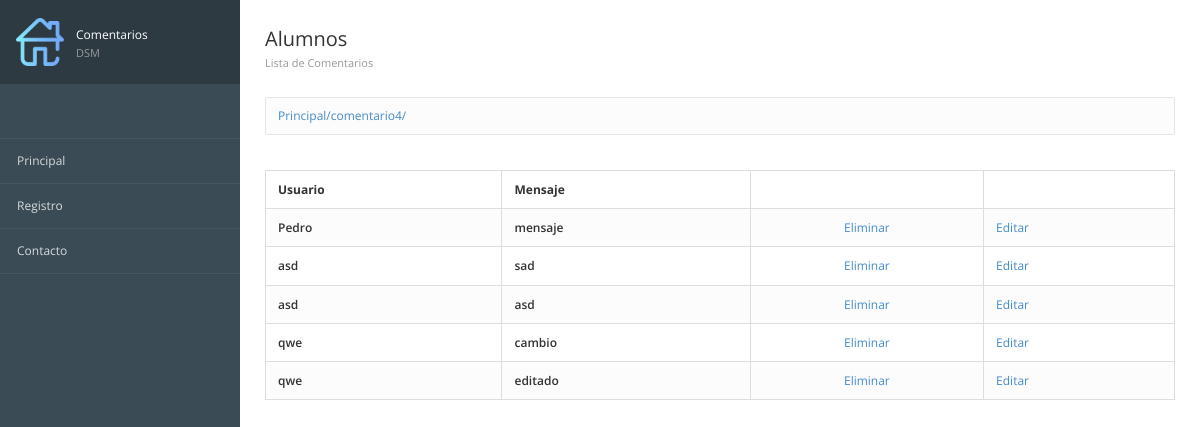
Screenshot of /comentario4/ with the database file from the repository.
### registros/models.py (models this page shows, shortened)
class ComentarioContacto(models.Model):
    id = models.AutoField(primary_key=True,verbose_name="Clave")
    usuario = models.TextField(verbose_name="Usuario")
    mensaje = models.TextField(verbose_name="Comentario")
    created =models.DateTimeField(auto_now_add=True,verbose_name="Registrado")
    class Meta:
        verbose_name = "Comentario Contacto"
        verbose_name_plural = "Comentarios Contactos"
        ordering = ["-created"]

### registros/views.py (the view)
# urls.py: path('comentario4/',views_registros.comentario4,name="comentarioConsultas"),
def comentario4(request):
     comentarios=ComentarioContacto.objects.only("mensaje")
     return render(request,"registros/comentarioConsultas.html",{'comentarios':comentarios})

### inicio/templates/registros/comentarioConsultas.html (shortened to what this page needs)
{% extends "inicio/encabezado.html" %}
{% block imagen %}
	{% load static %}
	{%static 'inicio/images/home.png'%}
{% endblock %}
{% block pag %}Comentarios {% endblock %}
			{% block encabezado %}
			<h3>Alumnos
				<small>Lista de Comentarios </small></h3>
			{% endblock %}
{% block contenido %}
<table class="table table-bordered table-striped">
    <thead>
        <tr>
            <th>Usuario</th>
            <th>Mensaje</th>
            <th></th>
            <th></th>
        </tr>
    </thead>
	<tbody>
		{% for comentario in comentarios %}
		<tr>
			<td class="text-semibold">{{ comentario.usuario }}</td>
			<td class="text-semibold">{{ comentario.mensaje }}</td>
			<td class="text-center">
				<a href="{%url 'Eliminar' comentario.id%}">Eliminar</a>
			</td>
			<td class=>
				<a href="{%url 'ConsultaIndividual' comentario.id%}">Editar</a>
			</td>
		</tr>
		{% endfor %}
	</tbody>
</table>
{% endblock %}

### inicio/static/inicio/css/londinium-theme.css (style rules this page uses)
html { height: 100%; }
body { font-family: 'Open Sans', sans-serif; font-size: 12px; position: relative; min-height: 100%; }
a { cursor: pointer; }
h1, h2, h3, h4, h5, h6, .h1, .h2, .h3, .h4, .h5, .h6 { font-weight: 600; line-height: 1.42857143; margin-top: 0; }
h3, .h3 { font-size: 20px; }
.text-semibold { font-weight: 600; }
.page-header small { display: block; font-size: 11px; color: #999; margin: 8px 0 0 0; }
.page-title h3 { padding: 29px 0; margin: 0; font-weight: 400; line-height: 20px; }
.table { margin-bottom: 0; }
.table > thead > tr > th { border-bottom-width: 1px; outline: 0; }
.table > thead > tr > th, .table > tbody > tr > th, .table > tfoot > tr > th, .table > thead > tr > td, .table > tbody > tr > td, .table > tfoot > tr > td { vertical-align: middle; padding: 10px 12px; }
.table-striped > tbody > tr:nth-child(odd) > td, .table-striped > tbody > tr:nth-child(odd) > th, .table-hover > tbody > tr:hover > td, .table-hover > tbody > tr:hover > th { background-color: #fcfcfc; }

### rows the page displays
ComentarioContacto: usuario "Pedro", mensaje "mensaje"
ComentarioContacto: usuario "asd", mensaje "sad"
ComentarioContacto: usuario "asd", mensaje "asd"
ComentarioContacto: usuario "qwe", mensaje "cambio"
ComentarioContacto: usuario "qwe", mensaje "editado"

### other values shown
{{ request.path }} "/comentario4/"
